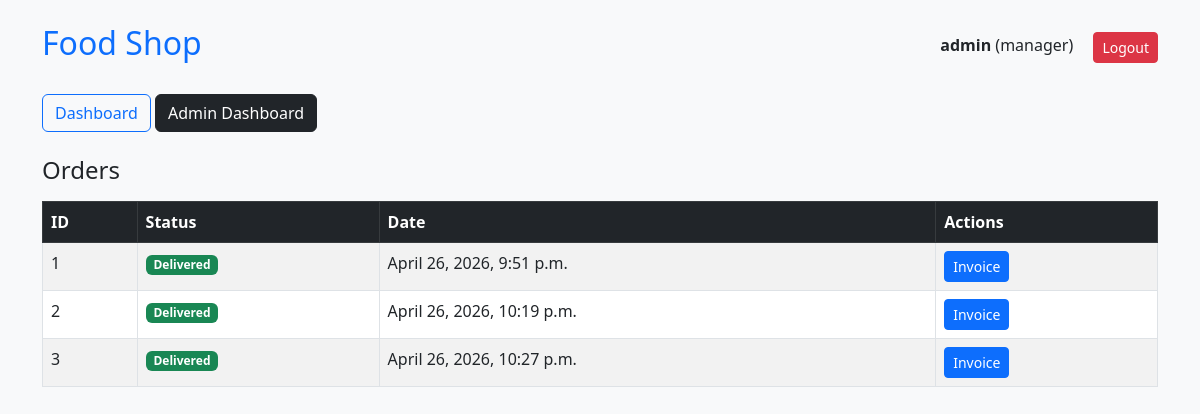
Page / (signed in) on the earlier database version.
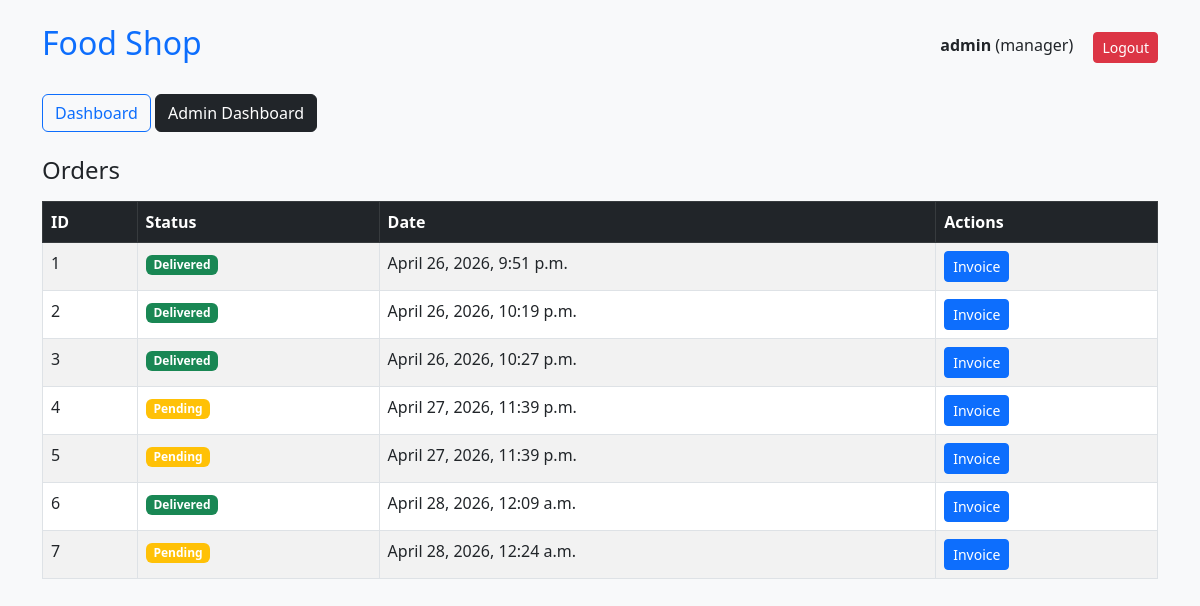
Same page on the later database version.
### core/models.py (models this page shows)
class Order(models.Model):
    STATUS_CHOICES = [
        ('Pending', 'Pending'),
        ('Preparing', 'Preparing'),
        ('Ready', 'Ready'),
        ('Delivered', 'Delivered'),
    ]
    customer = models.ForeignKey(User, on_delete=models.CASCADE)
    status = models.CharField(max_length=20, choices=STATUS_CHOICES, default="Pending")
    created_at = models.DateTimeField(auto_now_add=True)

### core/views.py (the view)
# urls.py: path('', views.dashboard),
@login_required
def dashboard(request):
    if request.user.role == "customer":
        orders = Order.objects.filter(customer=request.user)
    else:
        orders = Order.objects.all()
    return render(request, 'dashboard.html', {'orders': orders})

### core/templates/dashboard.html
{% extends 'base.html' %}
{% block content %}
<h4 class="mb-3">Orders</h4>
<table class="table table-bordered table-striped">
    <thead class="table-dark">
        <tr>
            <th>ID</th>
            <th>Status</th>
            <th>Date</th>
            <th>Actions</th>
        </tr>
    </thead>
    <tbody>
    {% for o in orders %}
        <tr>
            <td>{{o.id}}</td>
            <td>
                {% if o.status == "Pending" %}
                    <span class="badge bg-warning">Pending</span>
                {% elif o.status == "Delivered" %}
                    <span class="badge bg-success">Delivered</span>
                {% else %}
                    <span class="badge bg-secondary">{{o.status}}</span>
                {% endif %}
            </td>
            <td>{{o.created_at}}</td>
            <td>
                <a href="/invoice/{{o.id}}/" class="btn btn-sm btn-primary">Invoice</a>
            </td>
        </tr>
    {% endfor %}
    </tbody>
</table>
{% endblock %}

Differences in the rows shown:
added Order: id "4", status "Pending", created_at "April 27, 2026, 11:39 p.m."
added Order: id "5", status "Pending", created_at "April 27, 2026, 11:39 p.m."
added Order: id "6", status "Delivered", created_at "April 28, 2026, 12:09 a.m."
added Order: id "7", status "Pending", created_at "April 28, 2026, 12:24 a.m."
